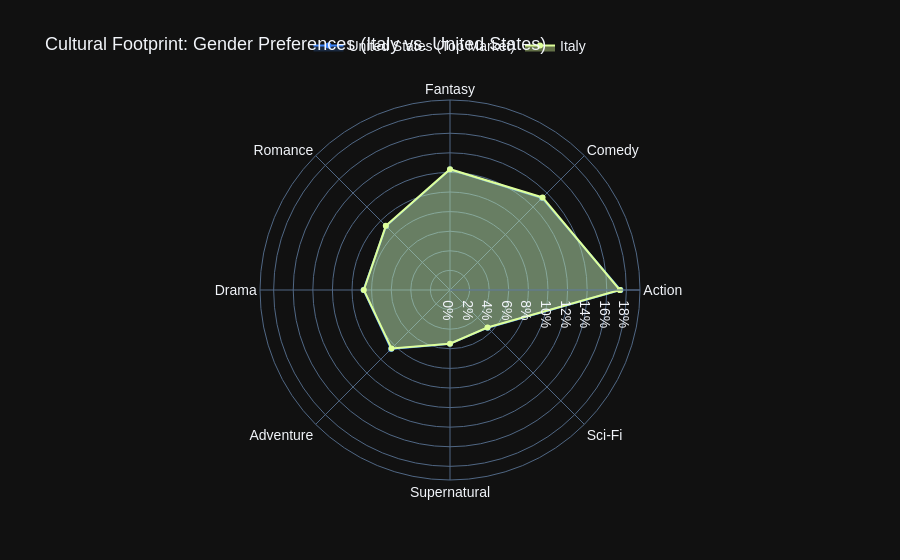

Notebook cell for this chart:
### Markdown cell above
## 5. Radar Chart (Italy vs. Top Market)

### Objective of the Analysis
To fully understand the positioning of the Italian market within the global ecosystem, this section offers a direct comparison with the leading country in terms of interaction volume (the United States). The goal is to **map the cultural footprint** of the two nations, simultaneously visualizing preferences across multiple axes (gender) to determine whether Italy closely follows the trends of the dominant market or has a structurally different consumption profile.

### Methodological Choice
The visualization chosen is a **Radar Chart**. This representation is ideal for the comparative analysis of multidimensional profiles: the area traced by the polygon allows you to immediately grasp the extent and polarization of a cohort's interests.

To ensure a fair comparison independent of absolute volumes (US votes are ten times higher than Italian votes), the data has been normalized to **Market Share (%)** (percentage of votes assigned to a genre compared to the national total). To preserve the chart's readability and prevent visual clutter, the analysis has been limited to the **Top 8 global genres**, creating a clear and statistically significant comparison scope.

### Code cell
import pandas as pd
import numpy as np
import plotly.graph_objects as go

details = pd.read_parquet('../data/details_clean.parquet', engine='pyarrow', columns=['mal_id', 'genres'])
details.rename(columns={'mal_id': 'anime_id'}, inplace=True)

usa_mask = user_ratings['location'] == 'United States'
italy_mask = user_ratings['location'] == 'Italy'

usa_anime_counts = user_ratings[usa_mask]['anime_id'].value_counts()
italy_anime_counts = user_ratings[italy_mask]['anime_id'].value_counts()

details['usa_votes'] = details['anime_id'].map(usa_anime_counts).fillna(0)
details['italy_votes'] = details['anime_id'].map(italy_anime_counts).fillna(0)

details_exploded = details.explode('genres')

details_exploded['genre_list'] = details_exploded['genres'].astype(str).str.strip()

invalid_tags = ['', 'nan', 'None', 'Unknown']
details_exploded = details_exploded[
    details_exploded['genre_list'].notna() & 
    ~details_exploded['genre_list'].isin(invalid_tags)
]

genre_summary = details_exploded.groupby('genre_list').agg(
    usa_total=('usa_votes', 'sum'),
    italy_total=('italy_votes', 'sum')
).reset_index()

genre_summary['USA Share (%)'] = (genre_summary['usa_total'] / genre_summary['usa_total'].sum()) * 100
genre_summary['Italy Share (%)'] = (genre_summary['italy_total'] / genre_summary['italy_total'].sum()) * 100

genre_summary['Total_Combined'] = genre_summary['usa_total'] + genre_summary['italy_total']
top_genres = genre_summary.nlargest(8, 'Total_Combined')

categories = top_genres['genre_list'].tolist()
usa_values = top_genres['USA Share (%)'].tolist()
italy_values = top_genres['Italy Share (%)'].tolist()

categories.append(categories[0])
usa_values.append(usa_values[0])
italy_values.append(italy_values[0])

fig = go.Figure()

fig.add_trace(go.Scatterpolar(
    r=usa_values,
    theta=categories,
    fill='toself',
    name='United States (Top Market)',
    line_color='#3b82f6', 
    fillcolor='rgba(59, 130, 246, 0.2)'
))

fig.add_trace(go.Scatterpolar(
    r=italy_values,
    theta=categories,
    fill='toself',
    name='Italy',
    line_color='#deff9a', 
    fillcolor='rgba(222, 255, 154, 0.4)'
))


fig.update_layout(
    polar=dict(
        radialaxis=dict(
            visible=True,
            range=[0, max(max(usa_values), max(italy_values)) + 2], 
            ticksuffix="%"
        )
    ),
    title="Cultural Footprint: Gender Preferences (Italy vs. United States)",
    template='plotly_dark', 
    font=dict(family="Arial, sans-serif", size=14),
    title_font=dict(size=18, family="Arial, sans-serif"),
    legend=dict(orientation="h", yanchor="bottom", y=1.1, xanchor="center", x=0.5),
    margin=dict(l=80, r=80, t=100, b=80)
)

fig.show()

### Figure 1 — Plotly figure (JSON) as saved in the notebook; plotly's stock layout.template omitted (floating-point values rounded to 4 significant figures)
{"data": [{"fill": "toself", "fillcolor": "rgba(59, 130, 246, 0.2)", "line": {"color": "#3b82f6"}, "name": "United States (Top Market)", "r": [17.39, 13.29, 12.3, 9.224, 8.825, 8.498, 5.478, 5.442, 17.39], "theta": ["Action", "Comedy", "Fantasy", "Romance", "Drama", "Adventure", "Supernatural", "Sci-Fi", "Action"], "type": "scatterpolar"}, {"fill": "toself", "fillcolor": "rgba(222, 255, 154, 0.4)", "line": {"color": "#deff9a"}, "name": "Italy", "r": [17.34, 13.36, 12.33, 9.264, 8.8, 8.442, 5.486, 5.411, 17.34], "theta": ["Action", "Comedy", "Fantasy", "Romance", "Drama", "Adventure", "Supernatural", "Sci-Fi", "Action"], "type": "scatterpolar"}], "layout": {"font": {"family": "Arial, sans-serif", "size": 14}, "legend": {"orientation": "h", "x": 0.5, "xanchor": "center", "y": 1.1, "yanchor": "bottom"}, "margin": {"b": 80, "l": 80, "r": 80, "t": 100}, "polar": {"radialaxis": {"range": [0, 19.39], "ticksuffix": "%", "visible": true}}, "title": {"font": {"family": "Arial, sans-serif", "size": 18}, "text": "Cultural Footprint: Gender Preferences (Italy vs. United States)"}}}
